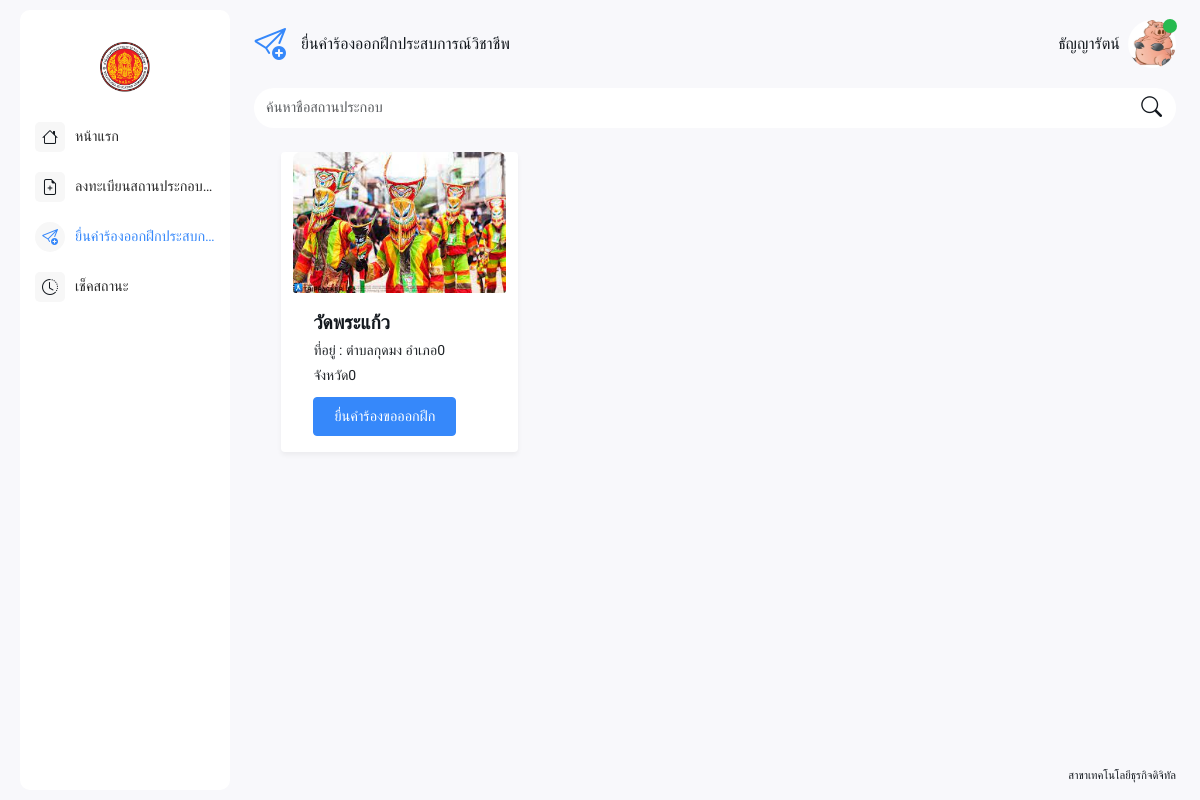
The page /student/crud/addFrom_request.php (signed in) on the database its author committed.
### tables this page shows
CREATE TABLE `major` (
  `M_ID` varchar(15) NOT NULL,
  `M_Name` varchar(100) NOT NULL,
  `M_college` varchar(225) NOT NULL,
  `M_img` varchar(225) NOT NULL,
  `M_address` text NOT NULL
);

CREATE TABLE `student` (
  `S_ID` varchar(10) NOT NULL,
  `S_fname` varchar(10) NOT NULL,
  `S_lname` varchar(10) NOT NULL,
  `S_gender` varchar(10) NOT NULL,
  `S_birthday` varchar(10) NOT NULL,
  `S_address` text NOT NULL,
  `S_phone` varchar(10) NOT NULL,
  `S_email` varchar(100) NOT NULL,
  `S_enrollment_term` varchar(1) NOT NULL,
  `S_enrollment_year` varchar(5) NOT NULL,
  `S_status` varchar(10) NOT NULL,
  `S_gpa` varchar(4) NOT NULL,
  `S_health` text NOT NULL,
  `S_major` varchar(50) NOT NULL,
  `S_level` varchar(5) NOT NULL,
  `S_img` varchar(225) NOT NULL,
  `S_ralative_name` varchar(50) NOT NULL,
  `S_ralative_phone` varchar(10) NOT NULL,
  `S_ralative_address` text NOT NULL,
  `T_ID` varchar(10) NOT NULL,
  `R_ID` int(5) NOT NULL,
  `S_username` varchar(50) NOT NULL,
  `S_password` varchar(50) NOT NULL
);

CREATE TABLE `company` (
  `company_ID` varchar(5) NOT NULL,
  `C_name` varchar(50) NOT NULL,
  `C_telephone` varchar(10) NOT NULL,
  `C_website` text NOT NULL,
  `C_staff_name` varchar(50) NOT NULL,
  `C_staff_position` varchar(50) NOT NULL,
  `C_staff_phone` varchar(10) NOT NULL,
  `C_img` varchar(225) NOT NULL,
  `C_tambon` varchar(50) NOT NULL,
  `C_amphoe` int(50) NOT NULL,
  `C_province` int(50) NOT NULL,
  `timestamp_company` timestamp NOT NULL DEFAULT current_timestamp() ON UPDATE current_timestamp()
);

### config/show_data.php (called while the page is built, shortened)
<?php
function getuserS($conn, $username) {
    try {
        $sql = "SELECT student.* ,teacher.T_fname,teacher.T_lname FROM student
         INNER JOIN teacher ON student.T_ID = teacher.T_ID
         WHERE S_username = :S_username";
        $stmt = $conn->prepare($sql);
        $stmt->bindParam(':S_username', $username);
        $stmt->execute();
        $result = $stmt->fetch(PDO::FETCH_ASSOC);
        return $result;
    } catch (PDOException $e) {
        echo "Error: " . $e->getMessage();
        return false;
    }
}
function getmajor($conn) {
    try {
        $sql = "SELECT * FROM major ";
        $stmt = $conn->prepare($sql);
        $stmt->execute();
        $result = $stmt->fetch(PDO::FETCH_ASSOC);
        return $result;
    } catch (PDOException $e) {
        echo "Error: " . $e->getMessage();
        return false;
    }
}
function getCompanyToPetition($conn)
{
    try {
            $sql = "SELECT * FROM company ORDER BY timestamp_company DESC";
            $stmt = $conn->prepare($sql);
            $stmt->execute();
            $result = $stmt->fetchAll(PDO::FETCH_ASSOC);
        return $result;
    } catch (PDOException $e) {
        echo "Error: " . $e->getMessage();
        return false;
    }
}
?>

### student/crud/addFrom_request.php (the view, shortened to what this page needs)
<?php
require_once '../../config/conndb.php';
require_once '../../config/show_data.php';
echo '
<script src="https://cdn.jsdelivr.net/npm/sweetalert2@11"></script>
<script src="https://code.jquery.com/jquery-2.1.3.min.js"></script>
<script src="https://cdnjs.cloudflare.com/ajax/libs/sweetalert/1.1.3/sweetalert-dev.js"></script>
<link rel="stylesheet" href="https://cdnjs.cloudflare.com/ajax/libs/sweetalert/1.1.3/sweetalert.css">';
$user = getuserS($conn, $_SESSION['username']);
$major = getmajor($conn);
if (isset($_GET['search']) && $_GET['search'] != '') {
    $search = "%" . $_GET['search'] . "%";
    $stmt = $conn->prepare("SELECT * FROM company WHERE C_name LIKE ?");
    $stmt->execute([$search]);
    $company = $stmt->fetchAll();
} else {
    $company = getCompanyToPetition($conn);
}
?>
    <!doctype html>
    <html lang="en">
    <head>
        <link rel="stylesheet" href="../../assets/css/animate.css">
        <link rel="stylesheet"
              href="https://cdnjs.cloudflare.com/ajax/libs/limonte-sweetalert2/11.3.4/sweetalert2.min.css">
        <link rel="stylesheet" href="../../assets/fonts/bootstrap/bootstrap-icons.css">
        <link rel="stylesheet" href="../../assets/css/main.min.css">
        <link rel="stylesheet" href="../../assets/vendor/overlay-scroll/OverlayScrollbars.min.css">
        <link rel="stylesheet" href="../../assets/vendor/daterange/daterange.css">
    </head>
    <body id="fonts">
    <div class="page-wrapper">
        <nav class="sidebar-wrapper">
            <div class="sidebar-brand">
                <a href="../index.php" class="logo">
                <span class="avatar">
                    <img src="../../upload_img/<?php echo $major['M_img']; ?>" alt="Admin Dashboards"
                         style="width: auto;height: 100px"/>
                </span>
                </a>
            </div>
            <div class="sidebar-menu">
                <div class="sidebarMenuScroll">
                    <ul>
                        <li class="">
                            <a href="../index.php">
                                <i class="bi bi-house"></i>
                                <span class="menu-text">หน้าแรก</span>
                            </a>
                        </li>
                        <?php
                        if ($user['S_status'] == '1') {
                            ?>
                            <li>
                                <a href="CRUD/">ยื่นคำร้องออกฝึกงาน</a>
                            </li>
                            <?php
                        } else if ($user['S_status'] == '2') {
                            ?>
                            <li>
                                <a href="CRUD/">ยื่นคำร้องออกฝึกงาน</a>
                            </li>
                            <?php
                        } else {
                            ?>
                            <li class="">
                                <a href="addFrom_company.php">
                                    <i class="bi bi-file-earmark-plus"></i>
                                    <span class="menu-text">ลงทะเบียนสถานประกอบการ</span>
                                </a>
                            </li>
                            <li class="active-page-link">
                                <a href="addFrom_request.php">
                                    <i class="bi bi-send-plus"></i>
                                    <span class="menu-text">ยื่นคำร้องออกฝึกประสบการณ์วิชาชีพ</span>
                                </a>
                            </li>
                            <li class="">
                                <a href="show_status.php">
                                    <i class="bi bi-clock-history"></i>
                                    <span class="menu-text">เช็คสถานะ</span>
                                </a>
                            </li>
                            <?php
                        }
                        ?>
                </div>
            </div>
        </nav>
        <div class="main-container">
            <div class="page-header">
                <ol class="breadcrumb d-md-flex d-none">
                    <li class="breadcrumb-item">
                        <i class="bi bi-send-plus"></i>
                        <a href="#">ยื่นคำร้องออกฝึกประสบการณ์วิชาชีพ</a>
                    </li>
                </ol>
                <div class="header-actions-container">
                    <div>
                        <ul class="header-actions">
                            <li class="dropdown">
                                <a href="#" id="userSettings" class="user-settings" data-toggle="dropdown"
                                   aria-haspopup="true">
                                    <span class="user-name d-none d-md-block"><?php echo $user['S_fname']; ?></span>
                                    <span class="avatar">
                                <img src="../img/<?php echo $user['S_img']; ?>" alt="Admin Templates">
                                <span class="status online"></span>
                            </span>
                                </a>
                            </li>
                        </ul>
                    </div>
                </div>
            </div>
            <div class="content-wrapper-scroll">
                <div class="content-wrapper">
                    <div class="search-container">
                        <form action="addFrom_request.php" method="get">
                            <div class="input-group">
                                <input type="text" class="form-control" name="search" placeholder="ค้นหาชื่อสถานประกอบ"
                                       value="<?php if (isset($_GET['search'])) {
                                           echo $_GET['search'];
                                       } ?>">
                                <button class="btn" type="submit">
                                    <i class="bi bi-search"></i>
                                </button>
                            </div>
                        </form>
                    </div>
                    <div class="row py-2">
                        <?php foreach ($company as $company) : ?>
                            <div class="col-4">
                                <div class="row justify-content-center">
                                    <div class="card w-75">
                                        <img src="../../upload_img/<?php echo $company['C_img']; ?>" class="card-img-top" alt="Company Image" id="imgs">
                                        <div class="card-body">
                                            <div class="card-title"><?php echo $company['C_name']; ?></div>
                                            <p class="mb-2">ที่อยู่ : ตำบล<?php echo $company['C_tambon']; ?> อำเภอ<?php echo $company['C_amphoe']; ?> จังหวัด<?php echo $company['C_province']; ?></p>
                                            <button type="button" class="btn btn-info" data-bs-toggle="modal" data-bs-target="#staticBackdrop<?php echo $company['company_ID']; ?>">
                                                ยื่นคำร้องขอออกฝึก
                                            </button>
                                        </div>
                                    </div>
                                </div>
                            </div>
                        <?php endforeach; ?>
                    </div>
                </div>
                <div class="app-footer">
                    <span>สาขาเทคโนโลยีธุรกิจดิจิทัล</span>
                </div>
            </div>
    </body>
    </html>

### student/crud/addFrom_request.php (style rules this page uses)
#fonts { font-family: 'Mitr', sans-serif; }

### rows shown on the page
major: M_img (picture)
student: S_fname "ธัญญารัตน์", S_img (picture)
company: C_img (picture), C_name "วัดพระแก้ว", C_tambon "กุดมง", C_amphoe "0", C_province "0"
